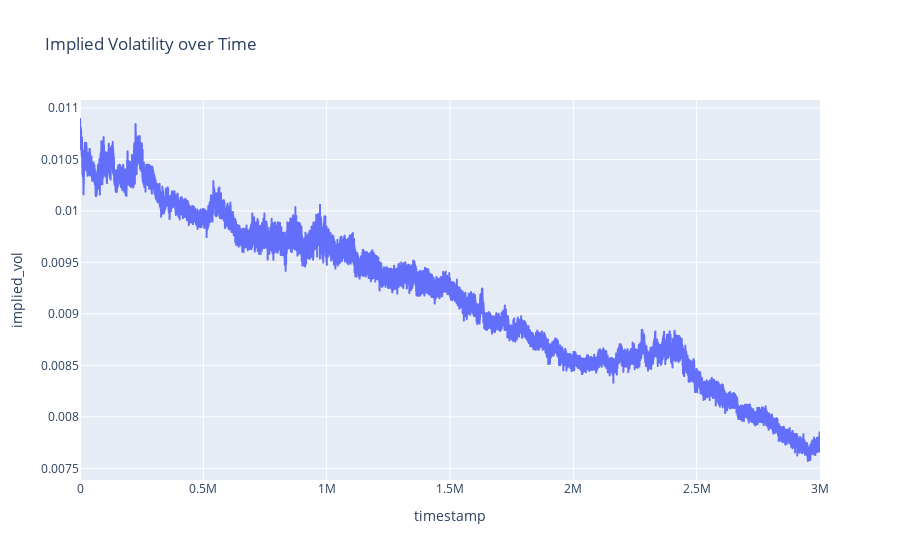

The notebook cell this image was saved under:
### Code cell
fig = px.line(df_volcanic_rock_voucher_10250, x='timestamp', y='implied_vol', title='Implied Volatility over Time')
fig.show()

### Figure 1 — Plotly figure (JSON) as saved in the notebook; plotly's stock layout.template omitted (floating-point values rounded to 4 significant figures; data arrays with more than 128 entries replaced by an {"elided": "..."} marker saying what was removed)
{"data": [{"hovertemplate": "timestamp=%{x}<br>implied_vol=%{y}<extra></extra>", "legendgroup": "", "line": {"color": "#636efa", "dash": "solid"}, "marker": {"symbol": "circle"}, "mode": "lines", "name": "", "showlegend": false, "type": "scattergl", "x": {"elided": "30000 int values"}, "xaxis": "x", "y": {"elided": "30000 float values"}, "yaxis": "y"}], "layout": {"legend": {"tracegroupgap": 0}, "title": {"text": "Implied Volatility over Time"}, "xaxis": {"anchor": "y", "domain": [0, 1], "title": {"text": "timestamp"}}, "yaxis": {"anchor": "x", "domain": [0, 1], "title": {"text": "implied_vol"}}}}
